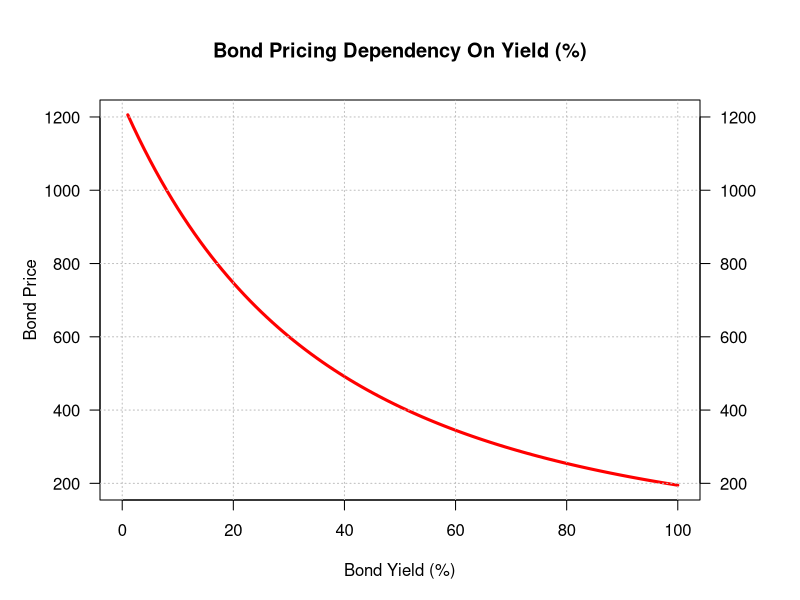

Here is the R script that generated this plot:
# Relationship between rate and price
bond.y.plt <- function(P, C = 0, y, f = 1, l = 0, h = 100){
  
  p <- NULL # Empty lists for prices
  
  # For each yield value add bond price value to list
  for (n in l:h){ d <- (1 + .01 * n / f) ^ -y * f
  
    p <- c(p, P * (C / .01 / n * (1 - d) + d)) }
  
  par(mar = rep(5, 4)) # Margins
  
  plot(
    x = as.vector(seq(l, h) * .01) * 100,
    y = p,
    type = "l",
    xlab = "Bond Yield (%)",
    ylab = "Bond Price",
    main = "Bond Pricing Dependency On Yield (%)",
    col = "red",
    lwd = 3,
    las = 1
    ) # Plot
  
  axis(side = 4, las = 2) # Right y-axis
  
  grid(nx = NULL, ny = NULL, col = "grey", lty = 3, lwd = 1) # Dotted lines
}
bond.y.plt(P = 1000, C = .08, y = 3, f = 1, l = 0, h = 100) # Test
